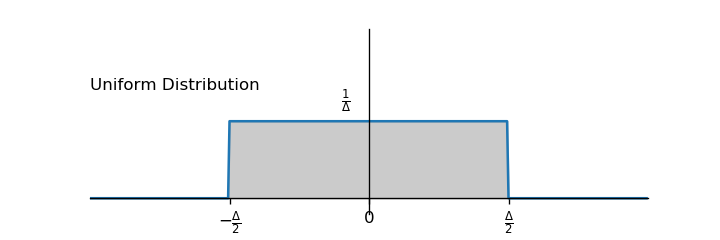

This figure's Python source:
import numpy as np
import matplotlib.pyplot as plt

Delta = 2.0
f = lambda x: np.where(np.abs(x)>Delta/2, 0, 1.0/Delta)

fig = plt.figure(figsize=(6, 2), dpi=120)
ax = fig.subplots(1, 1)

ax.spines['left'].set_position('zero')
ax.spines['bottom'].set_position('zero')
ax.spines['right'].set_color('none')
ax.spines['top'].set_color('none')
ax.set_xlim(-2, 2)
ax.set_ylim(-.1, 1.1)
x = np.arange(-2, 2, .01)
y = f(x)

ax.xaxis.set_ticks([-Delta/2, 0, Delta/2])
ax.yaxis.set_ticks([])
ax.xaxis.set_ticklabels([r"$-\frac{\Delta}{2}$", r"$0$", r"$\frac{\Delta}{2}$"])
ax.plot(x, y)
ax.fill_between(x, 0, y, color='#999999', alpha=.5)
ax.text(-.2, 1.0/Delta+.1, r"$\frac{1}{\Delta}$")
ax.text(-2, .7, "Uniform Distribution")


fig.savefig("UniformDistribution.png", format='png')
plt.show()
